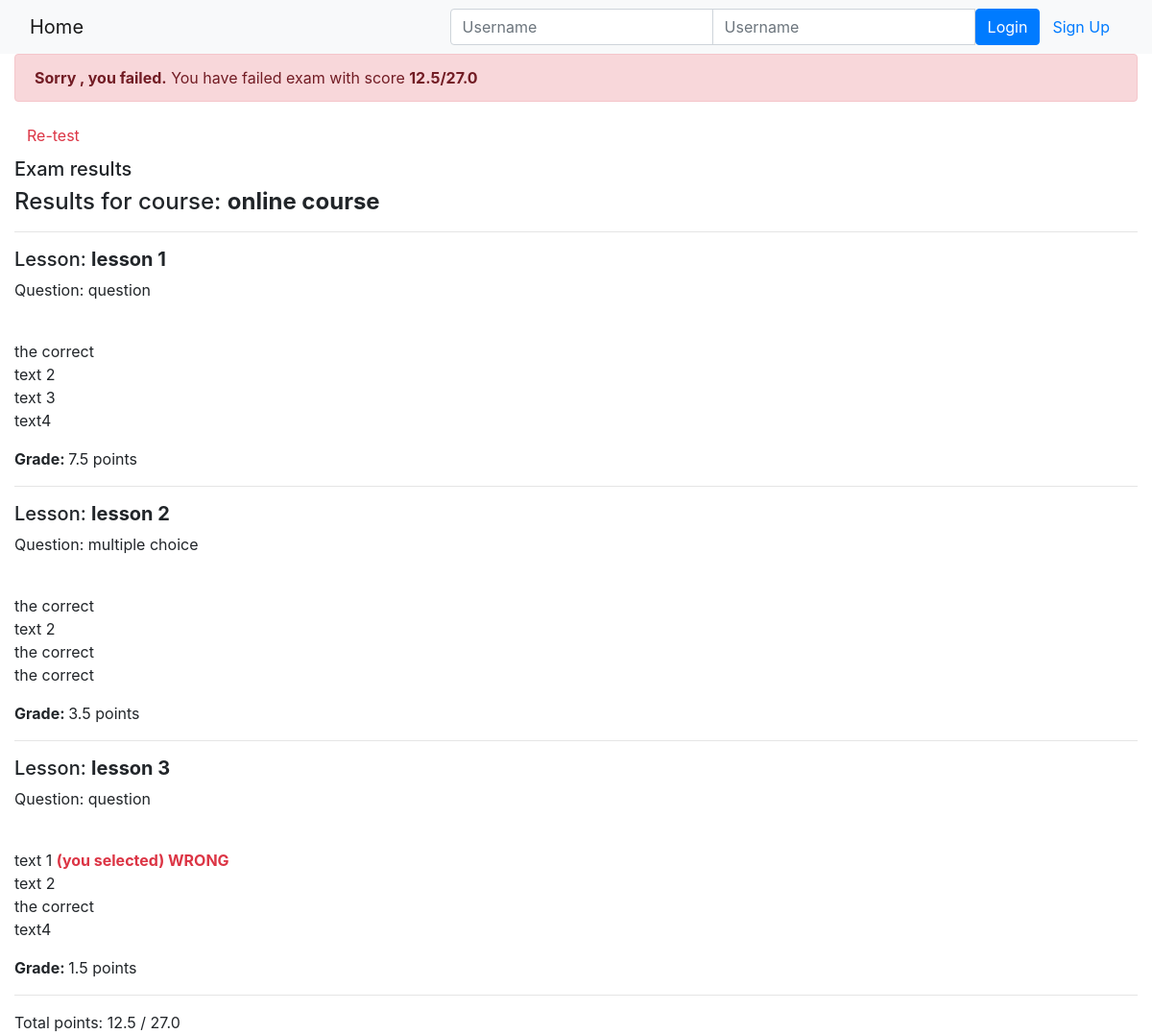
Page /onlinecourse/course/1/submission/1/result/ on the committed database.
### onlinecourse/models.py (models this page shows, shortened)
class Course(models.Model):
    name = models.CharField(null=False, max_length=30, default='online course')
    image = models.ImageField(upload_to='course_images/')
    description = models.CharField(max_length=1000)
    pub_date = models.DateField(null=True)
    instructors = models.ManyToManyField(Instructor)
    users = models.ManyToManyField(settings.AUTH_USER_MODEL, through='Enrollment')
    total_enrollment = models.IntegerField(default=0)
    is_enrolled = False

class Lesson(models.Model):
    title = models.CharField(max_length=200, default="title")
    order = models.IntegerField(default=0)
    course = models.ForeignKey(Course, on_delete=models.CASCADE)
    content = models.TextField()

class Question(models.Model):
    lesson = models.ForeignKey(Lesson, on_delete=models.CASCADE)
    question_text = models.CharField(max_length=200, default="question")
    grade = models.FloatField(default=0.0)

class Choice(models.Model):
    choice_text = models.CharField(null=False, max_length=50)
    is_correct = models.BooleanField(default=True)
    question_id = models.ForeignKey(Question, null=False, on_delete=models.CASCADE)

### onlinecourse/views.py (the view)
# urls.py: path('course/<int:course_id>/submission/<int:submission_id>/result/', views.show_exam_result, name='show_exam_result'),
def show_exam_result(request, course_id, submission_id):
    course = get_object_or_404(Course, pk=course_id)
    submission = get_object_or_404(Submission, pk=submission_id)
    lessons = course.lesson_set.all()
    total = 0
    total_user = 0
    q_results = {}
    c_submits = {}
    c_results = {}
    for l in lessons:
        for q in l.question_set.all():
            q_total = 0
            q_total_user = 0
            for c in q.choice_set.all():
                q_total += 1
                temp_right = c.is_correct
                count = submission.choices.filter(id=c.id).count()
                temp_user = count > 0
                c_submits[c.id] = temp_user
                c_results[c.id] = temp_user == temp_right
                if temp_user == temp_right:
                    q_total_user += 1
            q_results[q.id] = q.grade * (q_total_user / q_total)
            total += q.grade
            total_user += q_results[q.id]
    context = {}
    context["course"] = course
    context["submission"] = submission
    context["lesson"] = lessons
    context["total"] = total
    context["total_user"] = total_user
    context["q_results"] = q_results
    context["c_submits"] = c_submits
    context["c_results"] = c_results
    context["grade"] = int((total_user / total) * 100)
    return render(request, 'onlinecourse/exam_result_bootstrap.html', context)

### onlinecourse/templates/onlinecourse/exam_result_bootstrap.html (shortened to what this page needs)
<!DOCTYPE html>
<html lang="en">
<head>
    {% load static %}
    <link rel="stylesheet" href="https://maxcdn.bootstrapcdn.com/bootstrap/4.5.2/css/bootstrap.min.css">
</head>
<body>
<nav class="navbar navbar-light bg-light">
    <div class="container-fluid">
        <div class="navbar-header">
            <a class="navbar-brand" href="{% url 'onlinecourse:index' %}">Home</a>
        </div>
        <ul class="nav navbar-nav navbar-right">
            {% if user.is_authenticated %}
                <li>
                    <a class="btn btn-link" href="#">{{ user.first_name }}({{ user.username }})</a>
                    <a class="btn btn-link" href="{% url 'onlinecourse:logout' %}">Logout</a>
                </li>
            {% else %}
                <li>
                    <form class="form-inline" action="{% url 'onlinecourse:login' %}" method="post">
                        <div class="input-group">
                            <input type="text" class="form-control" placeholder="Username" name="username">
                            <input type="password" class="form-control" placeholder="Username" name="psw">
                            <button class="btn btn-primary" type="submit">Login</button>
                            <a class="btn btn-link" href="{% url 'onlinecourse:registration' %}">Sign Up</a>
                        </div>
                    </form>
                </li>
            {% endif %}
        </ul>
    </div>
</nav>
<div class="container-fluid">
    {% if grade > 80 %}
        <div class="alert alert-success">
            <b>Congratulations, {{ user.username }}!</b> You have passed the exam with score
            <b>{{ total_user }}/{{ total }}</b></b>
        </div>
    {% else %}
        <div class="alert alert-danger">
            <b>Sorry {{ user.username }}, you failed.</b> You have failed exam with score
            <b>{{ total_user }}/{{ total }}</b></b>
        </div>
        <a class="btn btn-link text-danger" href="{% url 'onlinecourse:course_details' course.id %}">Re-test</a>
    {% endif %}
    <div class="card-columns-vertical mt-1">
        <h5 class="">Exam results</h5>
        <div><h4>Results for course: <strong>{{ course.name }}</strong></h4></div>
        <hr>
        {% for l in lesson %}
            <div>
                <h5>Lesson: <strong>{{ l.title }}</strong></h5>
                {% for q in l.question_set.all %}
                    <p>Question: {{ q.question_text }}</p>
                    {% for c in q.choice_set.all %}
                        <br>{{ c.choice_text }}
                        {% for k, v in c_submits.items %}
                            {% if c.id == k and v == True and c.is_correct %}
                                <strong class="text-success">(you selected) CORRECT </strong>
                            {% elif c.id == k and v == True and not c.is_correct %}
                                <strong class="text-danger">(you selected) WRONG </strong>
                            {% endif %}
                        {% endfor %}
                    {% endfor %}
                    {% for key, value in q_results.items %}
                        {% if q.id == key %}
                            <p><strong>Grade: </strong>{{ value }} points</p>
                        {% endif %}
                    {% endfor %}
                    <hr>
                {% endfor %}
            </div>
        {% endfor %}
        Total points: {{ total_user }} / {{ total }}
    </div>
</div>
</body>
</html>

### rows in the picture
Course: name "online course"
Lesson: title "lesson 1"
Question: question_text "question", q_results "7.5"
Choice: choice_text "the correct"
Choice: choice_text "text 2"
Choice: choice_text "text 3"
Choice: choice_text "text4"
Lesson: title "lesson 2"
Question: question_text "multiple choice", q_results "3.5"
Choice: choice_text "the correct"
Choice: choice_text "text 2"
Choice: choice_text "the correct"
Choice: choice_text "the correct"
Lesson: title "lesson 3"
Question: question_text "question", q_results "1.5"
Choice: choice_text "text 1", is_correct "(you selected) WRONG"
Choice: choice_text "text 2"
Choice: choice_text "the correct"
Choice: choice_text "text4"

### other values in the picture
{{ total_user }} "12.5"
{{ total }} "27.0"
